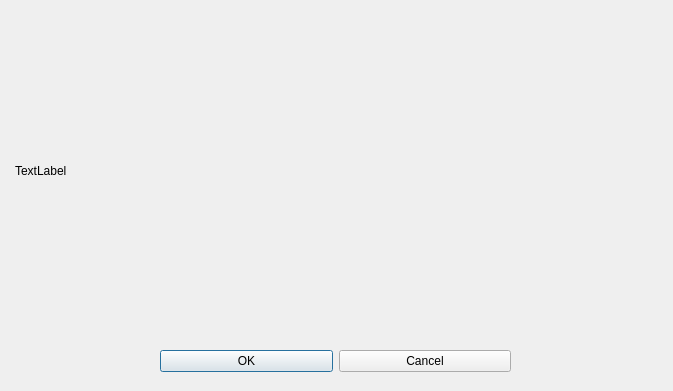
<?xml version="1.0" encoding="UTF-8"?>
<ui version="4.0">
 <class>Dialog</class>
 <widget class="QDialog" name="Dialog">
  <property name="geometry">
   <rect>
    <x>0</x>
    <y>0</y>
    <width>673</width>
    <height>391</height>
   </rect>
  </property>
  <property name="windowTitle">
   <string>Dialog</string>
  </property>
  <widget class="QWidget" name="layoutWidget">
   <property name="geometry">
    <rect>
     <x>160</x>
     <y>345</y>
     <width>351</width>
     <height>33</height>
    </rect>
   </property>
   <layout class="QHBoxLayout">
    <property name="spacing">
     <number>6</number>
    </property>
    <property name="leftMargin">
     <number>0</number>
    </property>
    <property name="topMargin">
     <number>0</number>
    </property>
    <property name="rightMargin">
     <number>0</number>
    </property>
    <property name="bottomMargin">
     <number>0</number>
    </property>
    <item>
     <widget class="QPushButton" name="okButton">
      <property name="text">
       <string>OK</string>
      </property>
     </widget>
    </item>
    <item>
     <widget class="QPushButton" name="cancelButton">
      <property name="text">
       <string>Cancel</string>
      </property>
     </widget>
    </item>
   </layout>
  </widget>
  <widget class="QLabel" name="label">
   <property name="geometry">
    <rect>
     <x>15</x>
     <y>15</y>
     <width>642</width>
     <height>312</height>
    </rect>
   </property>
   <property name="text">
    <string>TextLabel</string>
   </property>
  </widget>
 </widget>
 <resources/>
 <connections>
  <connection>
   <sender>okButton</sender>
   <signal>clicked()</signal>
   <receiver>Dialog</receiver>
   <slot>accept()</slot>
   <hints>
    <hint type="sourcelabel">
     <x>278</x>
     <y>253</y>
    </hint>
    <hint type="destinationlabel">
     <x>96</x>
     <y>254</y>
    </hint>
   </hints>
  </connection>
  <connection>
   <sender>cancelButton</sender>
   <signal>clicked()</signal>
   <receiver>Dialog</receiver>
   <slot>reject()</slot>
   <hints>
    <hint type="sourcelabel">
     <x>369</x>
     <y>253</y>
    </hint>
    <hint type="destinationlabel">
     <x>179</x>
     <y>282</y>
    </hint>
   </hints>
  </connection>
 </connections>
</ui>
